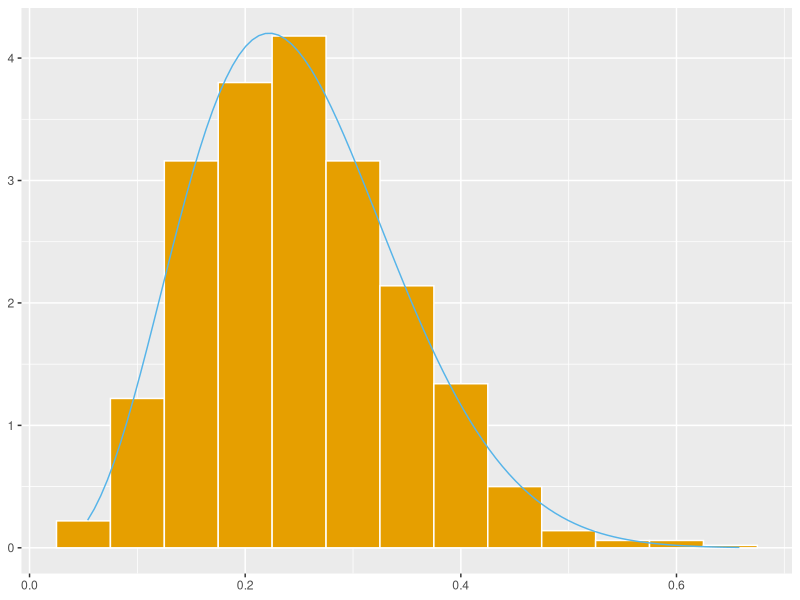
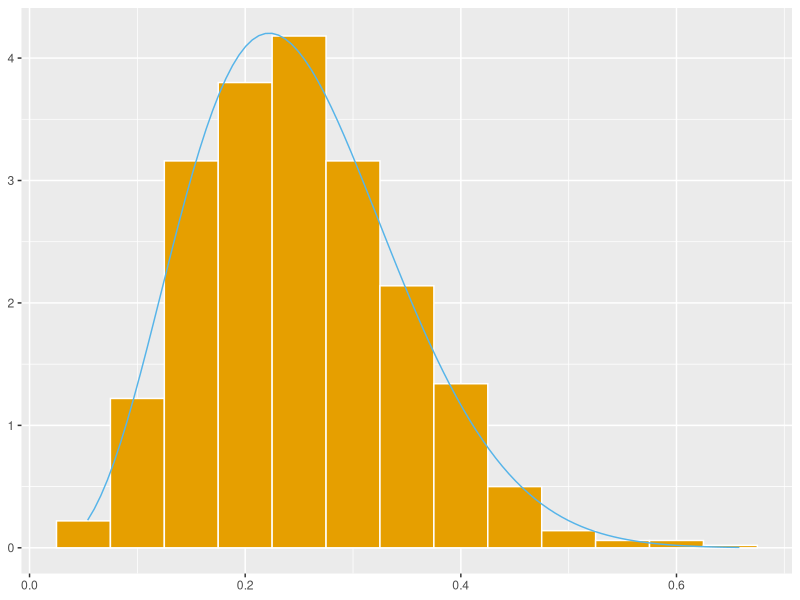

Recreate these plots in R, in order.
library(ggplot2)

# change these parameters if you want
alpha <- 5
beta <- 15
nSamples <- 1000

# generate samples for U and V according to gamma distributions with shape alpha and beta
u <- rgamma(1000, shape=alpha)
v <- rgamma(1000, shape=beta)

# transform the variables to x and y
x <- u / (u + v)
y <- u + v

# data for pdf of the beta function with shapes alpha and beta
xBeta <- seq(min(x), max(x), length=100)
yBeta <- dbeta(xBeta, shape1=alpha, shape2=beta)

# plot the density of x versus the pdf of the beta distribution
myPlot <- ggplot() +
    geom_histogram(aes(x, y=..density..),binwidth=0.05, color="white", fill="#E69F00") +
    geom_line(aes(x=xBeta, y=yBeta), color="#56B4E9") +
    theme(axis.title.x = element_blank()) +
    theme(axis.title.y = element_blank())


# ...profit!
plot(myPlot)

ggsave(myPlot, file = "beta.png")
